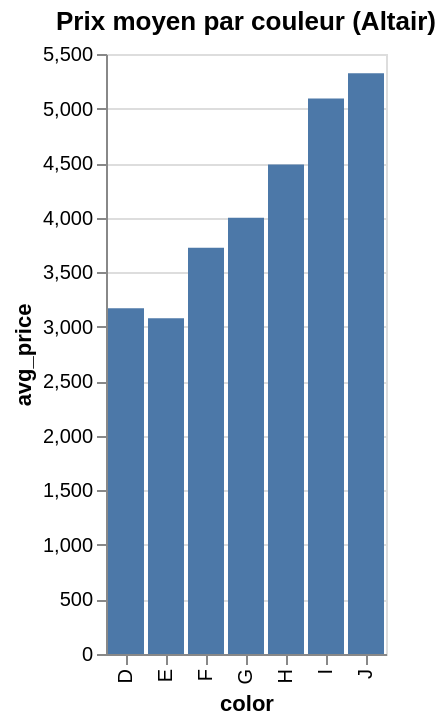

Notebook code cell kept with this figure:
### Code cell
avg_color = df.groupby('color')['price'].mean().reset_index()
avg_color.columns = ['color', 'avg_price']

alt.Chart(avg_color).mark_bar().encode(
    x='color:N',
    y='avg_price:Q',
    tooltip=['color:N', 'avg_price:Q']
).properties(title="Prix moyen par couleur (Altair)")

### Figure 1 — Vega-Lite specification as saved in the notebook (floating-point values rounded to 4 significant figures)
{"config": {"view": {"continuousWidth": 300, "continuousHeight": 300}}, "data": {"name": "data-2d6adddda6fc2cd15a35b42b34728cba"}, "mark": {"type": "bar"}, "encoding": {"tooltip": [{"field": "color", "type": "nominal"}, {"field": "avg_price", "type": "quantitative"}], "x": {"field": "color", "type": "nominal"}, "y": {"field": "avg_price", "type": "quantitative"}}, "title": "Prix moyen par couleur (Altair)", "$schema": "https://vega.github.io/schema/vega-lite/v6.1.0.json", "datasets": {"data-2d6adddda6fc2cd15a35b42b34728cba": [{"color": "D", "avg_price": 3170.0}, {"color": "E", "avg_price": 3077.0}, {"color": "F", "avg_price": 3725.0}, {"color": "G", "avg_price": 3999.0}, {"color": "H", "avg_price": 4487.0}, {"color": "I", "avg_price": 5092.0}, {"color": "J", "avg_price": 5324.0}]}}
